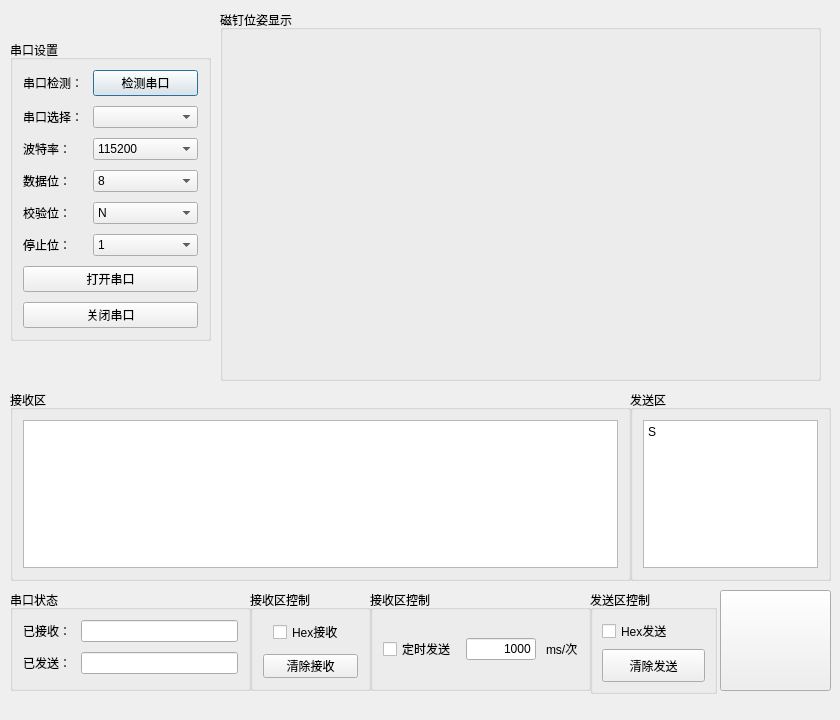
<?xml version="1.0" encoding="UTF-8"?>
<ui version="4.0">
 <class>Form</class>
 <widget class="QWidget" name="Form">
  <property name="geometry">
   <rect>
    <x>0</x>
    <y>0</y>
    <width>840</width>
    <height>720</height>
   </rect>
  </property>
  <property name="windowTitle">
   <string>Form</string>
  </property>
  <widget class="QGroupBox" name="formGroupBox">
   <property name="geometry">
    <rect>
     <x>10</x>
     <y>40</y>
     <width>201</width>
     <height>301</height>
    </rect>
   </property>
   <property name="title">
    <string>串口设置</string>
   </property>
   <layout class="QFormLayout" name="formLayout">
    <property name="horizontalSpacing">
     <number>10</number>
    </property>
    <property name="verticalSpacing">
     <number>10</number>
    </property>
    <property name="leftMargin">
     <number>10</number>
    </property>
    <property name="topMargin">
     <number>10</number>
    </property>
    <property name="rightMargin">
     <number>10</number>
    </property>
    <property name="bottomMargin">
     <number>10</number>
    </property>
    <item row="0" column="0">
     <widget class="QLabel" name="s1__lb_1">
      <property name="text">
       <string>串口检测：</string>
      </property>
     </widget>
    </item>
    <item row="0" column="1">
     <widget class="QPushButton" name="s1__box_1">
      <property name="text">
       <string>检测串口</string>
      </property>
      <property name="autoRepeatInterval">
       <number>100</number>
      </property>
      <property name="default">
       <bool>true</bool>
      </property>
     </widget>
    </item>
    <item row="1" column="0">
     <widget class="QLabel" name="s1__lb_2">
      <property name="text">
       <string>串口选择：</string>
      </property>
     </widget>
    </item>
    <item row="1" column="1">
     <widget class="QComboBox" name="s1__box_2"/>
    </item>
    <item row="2" column="0">
     <widget class="QLabel" name="s1__lb_3">
      <property name="text">
       <string>波特率：</string>
      </property>
     </widget>
    </item>
    <item row="2" column="1">
     <widget class="QComboBox" name="s1__box_3">
      <item>
       <property name="text">
        <string>115200</string>
       </property>
      </item>
      <item>
       <property name="text">
        <string>2400</string>
       </property>
      </item>
      <item>
       <property name="text">
        <string>4800</string>
       </property>
      </item>
      <item>
       <property name="text">
        <string>9600</string>
       </property>
      </item>
      <item>
       <property name="text">
        <string>14400</string>
       </property>
      </item>
      <item>
       <property name="text">
        <string>19200</string>
       </property>
      </item>
      <item>
       <property name="text">
        <string>38400</string>
       </property>
      </item>
      <item>
       <property name="text">
        <string>57600</string>
       </property>
      </item>
      <item>
       <property name="text">
        <string>76800</string>
       </property>
      </item>
      <item>
       <property name="text">
        <string>12800</string>
       </property>
      </item>
      <item>
       <property name="text">
        <string>230400</string>
       </property>
      </item>
      <item>
       <property name="text">
        <string>460800</string>
       </property>
      </item>
     </widget>
    </item>
    <item row="3" column="0">
     <widget class="QLabel" name="s1__lb_4">
      <property name="text">
       <string>数据位：</string>
      </property>
     </widget>
    </item>
    <item row="3" column="1">
     <widget class="QComboBox" name="s1__box_4">
      <item>
       <property name="text">
        <string>8</string>
       </property>
      </item>
      <item>
       <property name="text">
        <string>7</string>
       </property>
      </item>
      <item>
       <property name="text">
        <string>6</string>
       </property>
      </item>
      <item>
       <property name="text">
        <string>5</string>
       </property>
      </item>
     </widget>
    </item>
    <item row="4" column="0">
     <widget class="QLabel" name="s1__lb_5">
      <property name="text">
       <string>校验位：</string>
      </property>
     </widget>
    </item>
    <item row="4" column="1">
     <widget class="QComboBox" name="s1__box_5">
      <item>
       <property name="text">
        <string>N</string>
       </property>
      </item>
     </widget>
    </item>
    <item row="5" column="0">
     <widget class="QLabel" name="s1__lb_6">
      <property name="text">
       <string>停止位：</string>
      </property>
     </widget>
    </item>
    <item row="5" column="1">
     <widget class="QComboBox" name="s1__box_6">
      <item>
       <property name="text">
        <string>1</string>
       </property>
      </item>
     </widget>
    </item>
    <item row="6" column="0" colspan="2">
     <widget class="QPushButton" name="open_button">
      <property name="text">
       <string>打开串口</string>
      </property>
      <property name="icon">
       <iconset>
        <normaloff>QtApp/images/start.png</normaloff>QtApp/images/start.png</iconset>
      </property>
     </widget>
    </item>
    <item row="7" column="0" colspan="2">
     <widget class="QPushButton" name="close_button">
      <property name="text">
       <string>关闭串口</string>
      </property>
      <property name="icon">
       <iconset>
        <normaloff>QtApp/images/stop.png</normaloff>QtApp/images/stop.png</iconset>
      </property>
     </widget>
    </item>
   </layout>
  </widget>
  <widget class="QGroupBox" name="verticalGroupBox">
   <property name="geometry">
    <rect>
     <x>10</x>
     <y>390</y>
     <width>621</width>
     <height>191</height>
    </rect>
   </property>
   <property name="title">
    <string>接收区</string>
   </property>
   <layout class="QVBoxLayout" name="verticalLayout">
    <property name="leftMargin">
     <number>10</number>
    </property>
    <property name="topMargin">
     <number>10</number>
    </property>
    <property name="rightMargin">
     <number>10</number>
    </property>
    <property name="bottomMargin">
     <number>10</number>
    </property>
    <item>
     <widget class="QTextBrowser" name="s2__receive_text"/>
    </item>
   </layout>
  </widget>
  <widget class="QGroupBox" name="verticalGroupBox_2">
   <property name="geometry">
    <rect>
     <x>630</x>
     <y>390</y>
     <width>201</width>
     <height>191</height>
    </rect>
   </property>
   <property name="title">
    <string>发送区</string>
   </property>
   <layout class="QGridLayout" name="gridLayout">
    <property name="leftMargin">
     <number>10</number>
    </property>
    <property name="topMargin">
     <number>10</number>
    </property>
    <property name="rightMargin">
     <number>10</number>
    </property>
    <property name="bottomMargin">
     <number>10</number>
    </property>
    <item row="1" column="0">
     <widget class="QTextEdit" name="s3__send_text">
      <property name="html">
       <string>&lt;!DOCTYPE HTML PUBLIC &quot;-//W3C//DTD HTML 4.0//EN&quot; &quot;http://www.w3.org/TR/REC-html40/strict.dtd&quot;&gt;
&lt;html&gt;&lt;head&gt;&lt;meta name=&quot;qrichtext&quot; content=&quot;1&quot; /&gt;&lt;style type=&quot;text/css&quot;&gt;
p, li { white-space: pre-wrap; }
&lt;/style&gt;&lt;/head&gt;&lt;body style=&quot; font-family:'SimSun'; font-size:9pt; font-weight:400; font-style:normal;&quot;&gt;
&lt;p style=&quot; margin-top:0px; margin-bottom:0px; margin-left:0px; margin-right:0px; -qt-block-indent:0; text-indent:0px;&quot;&gt;S&lt;/p&gt;&lt;/body&gt;&lt;/html&gt;</string>
      </property>
     </widget>
    </item>
   </layout>
  </widget>
  <widget class="QPushButton" name="s3__send_button">
   <property name="geometry">
    <rect>
     <x>720</x>
     <y>590</y>
     <width>111</width>
     <height>101</height>
    </rect>
   </property>
   <property name="text">
    <string/>
   </property>
   <property name="icon">
    <iconset>
     <normaloff>QtApp/images/send.png</normaloff>QtApp/images/send.png</iconset>
   </property>
   <property name="iconSize">
    <size>
     <width>55</width>
     <height>55</height>
    </size>
   </property>
  </widget>
  <widget class="QGroupBox" name="formGroupBox">
   <property name="geometry">
    <rect>
     <x>10</x>
     <y>590</y>
     <width>241</width>
     <height>101</height>
    </rect>
   </property>
   <property name="title">
    <string>串口状态</string>
   </property>
   <layout class="QFormLayout" name="formLayout_2">
    <property name="horizontalSpacing">
     <number>10</number>
    </property>
    <property name="verticalSpacing">
     <number>10</number>
    </property>
    <property name="leftMargin">
     <number>10</number>
    </property>
    <property name="topMargin">
     <number>10</number>
    </property>
    <property name="rightMargin">
     <number>10</number>
    </property>
    <property name="bottomMargin">
     <number>10</number>
    </property>
    <item row="0" column="0">
     <widget class="QLabel" name="label">
      <property name="text">
       <string>已接收：</string>
      </property>
     </widget>
    </item>
    <item row="1" column="0">
     <widget class="QLabel" name="label_2">
      <property name="text">
       <string>已发送：</string>
      </property>
     </widget>
    </item>
    <item row="0" column="1">
     <widget class="QLineEdit" name="lineEdit"/>
    </item>
    <item row="1" column="1">
     <widget class="QLineEdit" name="lineEdit_2"/>
    </item>
   </layout>
  </widget>
  <widget class="QLabel" name="state_label">
   <property name="geometry">
    <rect>
     <x>510</x>
     <y>690</y>
     <width>321</width>
     <height>21</height>
    </rect>
   </property>
   <property name="text">
    <string/>
   </property>
   <property name="textFormat">
    <enum>Qt::AutoText</enum>
   </property>
   <property name="scaledContents">
    <bool>true</bool>
   </property>
   <property name="alignment">
    <set>Qt::AlignRight|Qt::AlignTrailing|Qt::AlignVCenter</set>
   </property>
  </widget>
  <widget class="QGroupBox" name="formGroupBox_2">
   <property name="geometry">
    <rect>
     <x>250</x>
     <y>590</y>
     <width>121</width>
     <height>101</height>
    </rect>
   </property>
   <property name="title">
    <string>接收区控制</string>
   </property>
   <layout class="QFormLayout" name="formLayout_3">
    <property name="horizontalSpacing">
     <number>10</number>
    </property>
    <property name="verticalSpacing">
     <number>10</number>
    </property>
    <property name="leftMargin">
     <number>10</number>
    </property>
    <property name="topMargin">
     <number>10</number>
    </property>
    <property name="rightMargin">
     <number>10</number>
    </property>
    <property name="bottomMargin">
     <number>10</number>
    </property>
    <item row="0" column="1">
     <widget class="QCheckBox" name="hex_receive">
      <property name="text">
       <string>Hex接收</string>
      </property>
     </widget>
    </item>
    <item row="1" column="0" colspan="2">
     <widget class="QPushButton" name="s2__clear_button">
      <property name="text">
       <string>清除接收</string>
      </property>
      <property name="icon">
       <iconset>
        <normaloff>QtApp/images/clean_receive.png</normaloff>QtApp/images/clean_receive.png</iconset>
      </property>
      <property name="iconSize">
       <size>
        <width>25</width>
        <height>25</height>
       </size>
      </property>
     </widget>
    </item>
   </layout>
  </widget>
  <widget class="QGroupBox" name="formGroupBox_3">
   <property name="geometry">
    <rect>
     <x>370</x>
     <y>590</y>
     <width>221</width>
     <height>101</height>
    </rect>
   </property>
   <property name="title">
    <string>接收区控制</string>
   </property>
   <layout class="QGridLayout" name="gridLayout_2">
    <property name="leftMargin">
     <number>10</number>
    </property>
    <property name="topMargin">
     <number>10</number>
    </property>
    <property name="rightMargin">
     <number>10</number>
    </property>
    <property name="bottomMargin">
     <number>10</number>
    </property>
    <property name="spacing">
     <number>10</number>
    </property>
    <item row="0" column="0">
     <widget class="QCheckBox" name="timer_send_cb">
      <property name="text">
       <string>定时发送</string>
      </property>
     </widget>
    </item>
    <item row="0" column="2">
     <widget class="QLineEdit" name="lineEdit_3">
      <property name="text">
       <string>1000</string>
      </property>
      <property name="alignment">
       <set>Qt::AlignRight|Qt::AlignTrailing|Qt::AlignVCenter</set>
      </property>
     </widget>
    </item>
    <item row="0" column="3">
     <widget class="QLabel" name="dw">
      <property name="text">
       <string>ms/次</string>
      </property>
     </widget>
    </item>
   </layout>
  </widget>
  <widget class="QGroupBox" name="formGroupBox_4">
   <property name="geometry">
    <rect>
     <x>590</x>
     <y>590</y>
     <width>127</width>
     <height>104</height>
    </rect>
   </property>
   <property name="title">
    <string>发送区控制</string>
   </property>
   <layout class="QGridLayout" name="gridLayout_3">
    <item row="2" column="0">
     <widget class="QPushButton" name="s3__clear_button">
      <property name="maximumSize">
       <size>
        <width>16777215</width>
        <height>16777213</height>
       </size>
      </property>
      <property name="text">
       <string>清除发送</string>
      </property>
      <property name="icon">
       <iconset>
        <normaloff>QtApp/images/clear.png</normaloff>QtApp/images/clear.png</iconset>
      </property>
      <property name="iconSize">
       <size>
        <width>30</width>
        <height>30</height>
       </size>
      </property>
     </widget>
    </item>
    <item row="1" column="0">
     <widget class="QCheckBox" name="hex_send">
      <property name="text">
       <string>Hex发送</string>
      </property>
     </widget>
    </item>
   </layout>
  </widget>
  <widget class="QGroupBox" name="groupBox">
   <property name="geometry">
    <rect>
     <x>220</x>
     <y>10</y>
     <width>601</width>
     <height>371</height>
    </rect>
   </property>
   <property name="title">
    <string>磁钉位姿显示</string>
   </property>
   <widget class="QWidget" name="centralWidget" native="true">
    <property name="geometry">
     <rect>
      <x>0</x>
      <y>20</y>
      <width>601</width>
      <height>351</height>
     </rect>
    </property>
   </widget>
  </widget>
  <zorder>verticalGroupBox</zorder>
  <zorder>verticalGroupBox_2</zorder>
  <zorder>formGroupBox</zorder>
  <zorder>s3__send_button</zorder>
  <zorder>formGroupBox</zorder>
  <zorder>state_label</zorder>
  <zorder>formGroupBox_2</zorder>
  <zorder>formGroupBox_3</zorder>
  <zorder>formGroupBox_4</zorder>
  <zorder>groupBox</zorder>
 </widget>
 <resources/>
 <connections/>
</ui>
